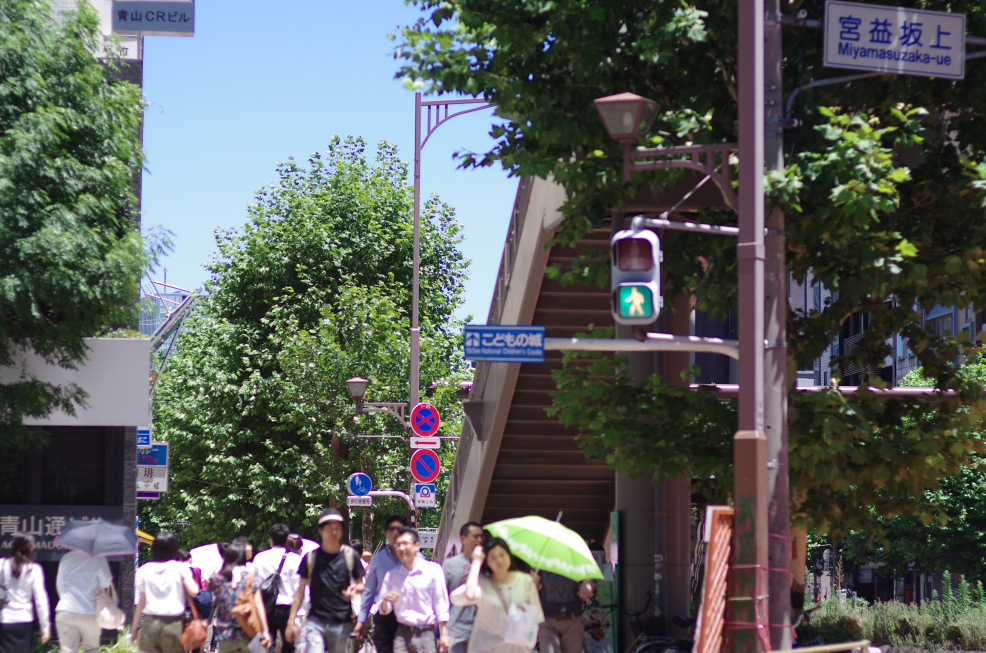
#> input picture org/IMGP5936.JPG87.jpg, 4928 x 3264 px (shown at 1/5 size); its folder holds only this picture in this run
$ python make_thumb.py
#> lines starting #> are read from the running program, lines starting #| are printed output that depends on the picture
# ----------------------------------------
# @file thumbnail.py
# @breif 複数画像からサムネイル(1ファイル)とファイルリストを作成
# @author OCHIAI Takeshi
# makeThumbnail
# @date 2019/02/02
# ----------------------------------------

import os.path
import PIL.Image
import glob

if __name__ == '__main__':
    pathlist = []
    # 対象画像のpathを取得(orgディレクトリ決め打ち)
    for path in glob.glob('./org/*.jpg'):
        pathlist.append(path)
    # ファイルの個数から、出力サイズを取得
    out_width  = 100 * 10
    out_height = 100 * (len(pathlist) // 10 + 1)
    # 出力ファイル名も決め打ち
    out_filename = './thumb.jpg'
    # 出力画像のベースを生成
    out_img    = PIL.Image.new('RGB', (out_width, out_height), (10, 10, 10))
#> out_img: PIL image 1000x100 RGB; every value is 10
    # ファイル名出力用ファイルを用意
    with open('filename.csv', 'w') as fw:
        for i, path in enumerate(pathlist):
            # ファイルリストを出力
            fw.write(os.path.basename(path) + '\n')
            # 画像をオープン
            img = PIL.Image.open(path)
#> img is the input picture: PIL image 4928x3264 RGB; mean R, G, B 91.9, 96.7, 93.6
            x = img.size[0]
#> x = 4928
            y = img.size[1]
#> y = 3264
            if x < y:
                thumb_y = 100
                thumb_x = int(100 / (y / x))
            else:
                thumb_x = 100
                thumb_y = int(100 / (x / y))
#> thumb_y = 66
            # 画像を縮小して貼り付け
            thumb_img = img.resize((thumb_x, thumb_y))
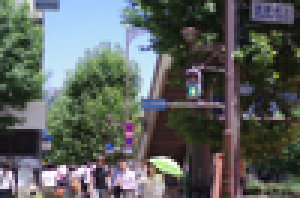
#> thumb_img: PIL image 100x66 RGB (shown 3 times larger); mean R, G, B 91.9, 96.6, 93.6
            out_img.paste(thumb_img, ((i % 10) * 100, (i // 10) * 100))
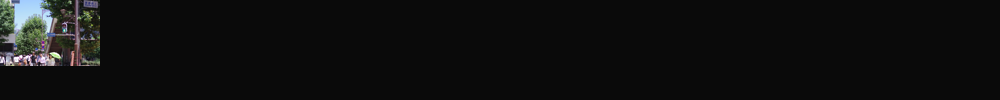
#> out_img: PIL image 1000x100 RGB; mean R, G, B 15.4, 15.7, 15.5
    out_img.save(out_filename, quality = 95)

$ run again, on org/IMGP5938.JPG89.jpg
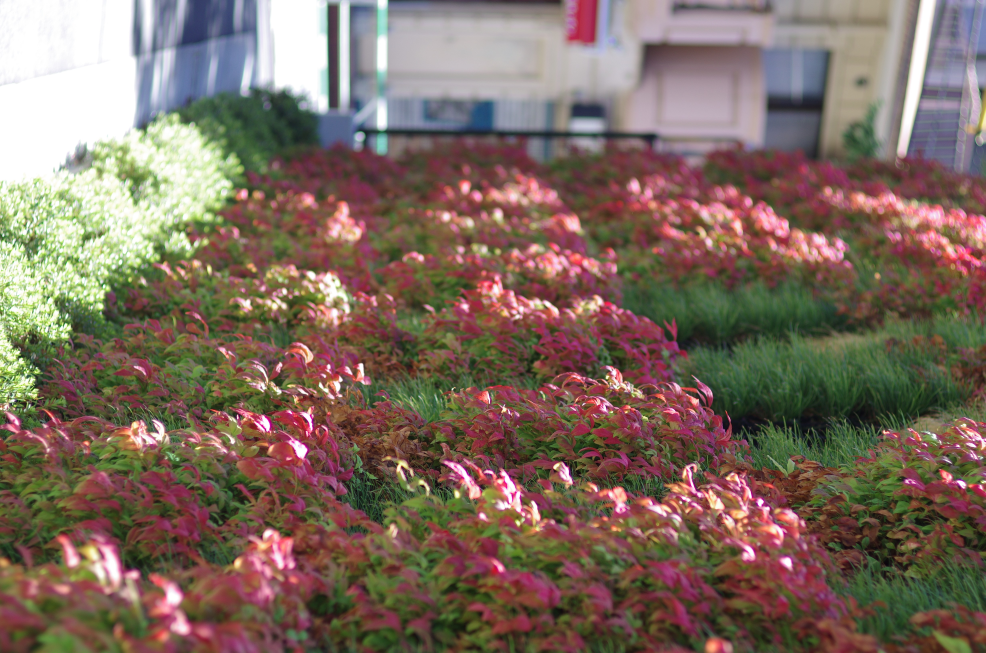
#> input picture org/IMGP5938.JPG89.jpg, 4928 x 3264 px (shown at 1/5 size)
#> img is the input picture: PIL image 4928x3264 RGB; mean R, G, B 125.9, 107.5, 95
#> `thumb_img = img.resize((thumb_x, thumb_y))`:
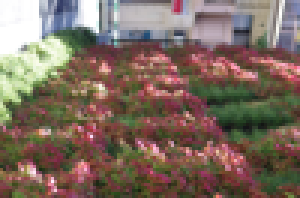
#> thumb_img: PIL image 100x66 RGB (shown 3 times larger); mean R, G, B 125.9, 107.5, 95
#> `out_img.paste(thumb_img, ((i % 10) * 100, (i // 10) * 100))`:
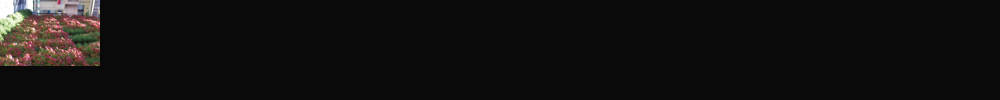
#> out_img: PIL image 1000x100 RGB; mean R, G, B 17.7, 16.4, 15.6

$ run again, on org/IMGP5939.JPG88.jpg
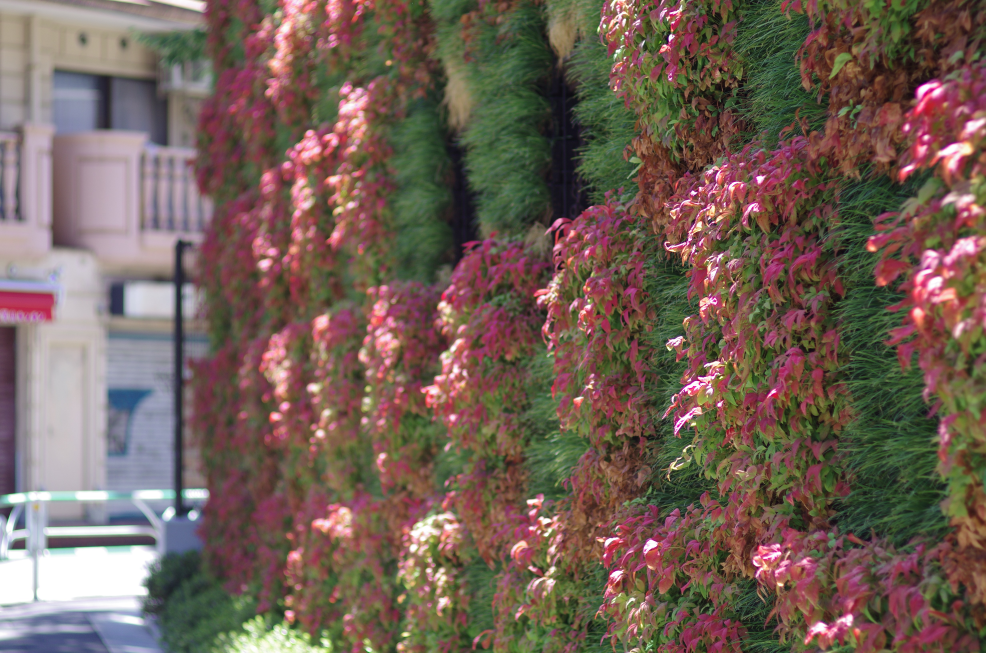
#> input picture org/IMGP5939.JPG88.jpg, 4928 x 3264 px (shown at 1/5 size)
#> img is the input picture: PIL image 4928x3264 RGB; mean R, G, B 114.8, 96, 86.1
#> `thumb_img = img.resize((thumb_x, thumb_y))`:
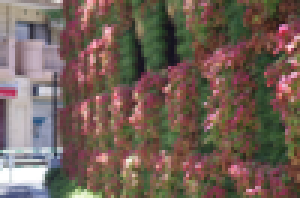
#> thumb_img: PIL image 100x66 RGB (shown 3 times larger); mean R, G, B 114.8, 96, 86.1
#> `out_img.paste(thumb_img, ((i % 10) * 100, (i // 10) * 100))`:
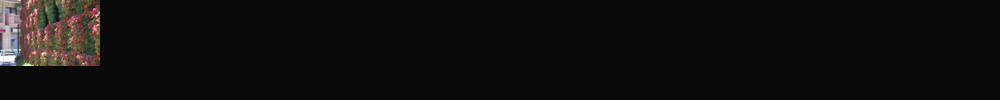
#> out_img: PIL image 1000x100 RGB; mean R, G, B 16.9, 15.7, 15
